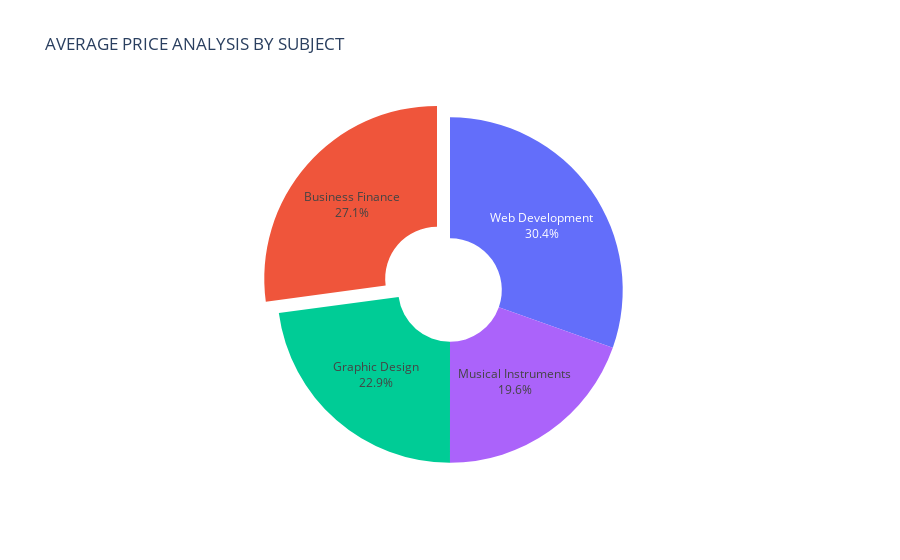

Notebook cell for this chart:
### Markdown cell above
The figure above delineates the comprehensive financial distribution among four distinct subjects available for enrollment. The subjects encompass Business Finance, Musical Instrumental, Graphic Design, and Web Development, each contributing to the overall revenue composition of Udemy. Remarkably, Web Development stands out as the highest income-generating subject, yielding $92,365, constituting 38.1% of the total revenue. Following closely, Business Finance secures the second-highest income at $81,815, representing 33.7% of the overall income. Graphic Design contributes significantly with an annual income of $34,850, constituting 14.4%, while Musical Instrumentals amass an income of $33,750, representing 13.9%. The graphical representation of this data is encapsulated in a pie chart, offering a visually intuitive understanding of the proportional financial impact of each subject within Udemy's revenue structure.

### Code cell
# Compute the average price of courses for each subject category
avg_price_by_subject = data.groupby('subject')["price"].mean().reset_index()

# Create a pie chart using Plotly Express with average prices as values, subject categories as names,
# and a title describing the visualization
fig = px.pie(avg_price_by_subject, values='price', names='subject', 
             title='AVERAGE PRICE ANALYSIS BY SUBJECT', 
             template='plotly', hole=0.3)

# Hide the legend in the pie chart
fig.update_layout(showlegend=False)

# Customize text information to display percentage and labels, and adjust slice separation
fig.update_traces(textinfo='percent+label', pull=[0.1, 0])  

# Display the pie chart
fig.show()

### Figure 1 — Plotly figure (JSON) as saved in the notebook; plotly's stock layout.template omitted (floating-point values rounded to 4 significant figures)
{"data": [{"domain": {"x": [0, 1], "y": [0, 1]}, "hole": 0.3, "hovertemplate": "subject=%{label}<br>price=%{value}<extra></extra>", "labels": ["Business Finance", "Graphic Design", "Musical Instruments", "Web Development"], "legendgroup": "", "name": "", "pull": [0.1, 0], "showlegend": true, "textinfo": "percent+label", "type": "pie", "values": [68.69, 57.89, 49.56, 77.04]}], "layout": {"legend": {"tracegroupgap": 0}, "showlegend": false, "title": {"text": "AVERAGE PRICE ANALYSIS BY SUBJECT"}}}
